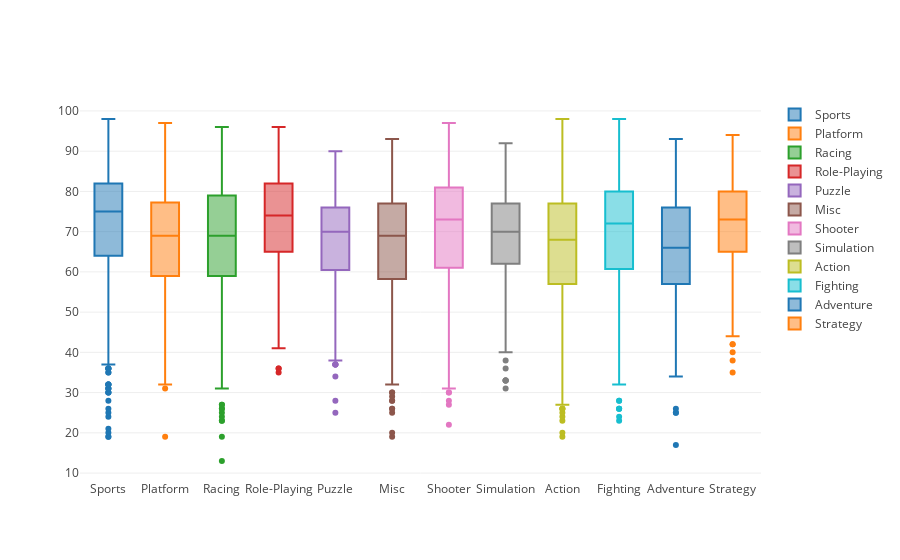

The cell this chart's notebook holds for it:
### Code cell
data = []

for genre in df.Genre.unique():
    data.append(
        go.Box(y=df[df.Genre==genre].Critic_Score, 
               name=genre)
    )
iplot(data, show_link = False)

### Figure 1 — Plotly figure (JSON) as saved in the notebook; plotly's stock layout.template omitted (floating-point values rounded to 4 significant figures; data arrays with more than 128 entries replaced by an {"elided": "..."} marker saying what was removed)
{"data": [{"name": "Sports", "type": "box", "uid": "1b93ac7e-da66-11e8-803c-e82a44ef42c3", "y": {"elided": "2348 int values"}}, {"name": "Platform", "type": "box", "uid": "1b93ac7f-da66-11e8-803c-e82a44ef42c3", "y": {"elided": "888 int values"}}, {"name": "Racing", "type": "box", "uid": "1b93ac80-da66-11e8-803c-e82a44ef42c3", "y": {"elided": "1249 int values"}}, {"name": "Role-Playing", "type": "box", "uid": "1b93ac81-da66-11e8-803c-e82a44ef42c3", "y": {"elided": "1500 int values"}}, {"name": "Puzzle", "type": "box", "uid": "1b93ac82-da66-11e8-803c-e82a44ef42c3", "y": {"elided": "580 int values"}}, {"name": "Misc", "type": "box", "uid": "1b93ac83-da66-11e8-803c-e82a44ef42c3", "y": {"elided": "1750 int values"}}, {"name": "Shooter", "type": "box", "uid": "1b93ac84-da66-11e8-803c-e82a44ef42c3", "y": {"elided": "1323 int values"}}, {"name": "Simulation", "type": "box", "uid": "1b93ac85-da66-11e8-803c-e82a44ef42c3", "y": {"elided": "874 int values"}}, {"name": "Action", "type": "box", "uid": "1b93ac86-da66-11e8-803c-e82a44ef42c3", "y": {"elided": "3370 int values"}}, {"name": "Fighting", "type": "box", "uid": "1b93ac87-da66-11e8-803c-e82a44ef42c3", "y": {"elided": "849 int values"}}, {"name": "Adventure", "type": "box", "uid": "1b93ac88-da66-11e8-803c-e82a44ef42c3", "y": {"elided": "1303 int values"}}, {"name": "Strategy", "type": "box", "uid": "1b93ac89-da66-11e8-803c-e82a44ef42c3", "y": {"elided": "683 int values"}}, {"name": "nan", "type": "box", "uid": "1b93ac8a-da66-11e8-803c-e82a44ef42c3", "y": []}], "layout": {}}
